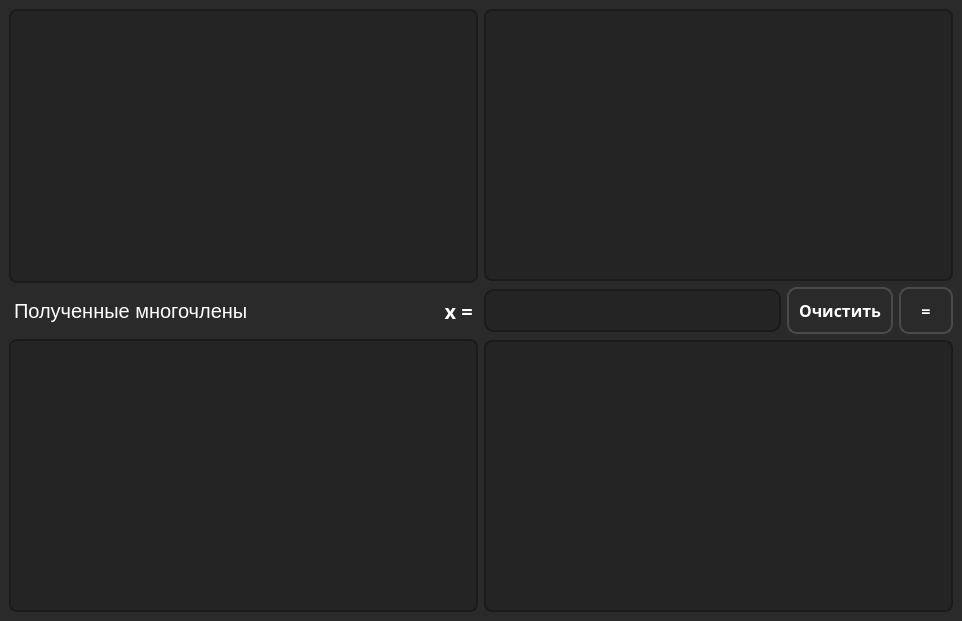
<?xml version="1.0" encoding="UTF-8"?>
<ui version="4.0">
 <class>MainWindow</class>
 <widget class="QMainWindow" name="MainWindow">
  <property name="geometry">
   <rect>
    <x>0</x>
    <y>0</y>
    <width>962</width>
    <height>621</height>
   </rect>
  </property>
  <property name="windowTitle">
   <string>Калькулятор многочленов</string>
  </property>
  <property name="styleSheet">
   <string notr="true">QPushButton {
color: white;
background-color: #383838;
border: 2px solid #4a4a4a;
border-radius: 10px;
}

QPushButton:hover {
	background-color: #646464;
    border: 2px solid #828282;
}

QPushButton:pressed {
    background-color: #828282;
    border: 4px solid #AAAAAA;
}

QMainWindow, QWidget {
background-color: #2a2a2a;
}

QPlainTextEdit, QLineEdit, QTextEdit {
background-color: #242424;
color: white;
border: 2px solid #1b1b1b;
border-radius: 8px;
selection-background-color: gray;
padding: 10px;
}

QPlainTextEdit:focus, QLineEdit:focus, QTextEdit:focus {
    background-color: #1b1b1b;
}

QLabel {
	color: white;
    font-family: &quot;bahnschrift semibold&quot;, &quot;segoe ui&quot;;
    font-size: 20px;
}



QScrollBar:vertical {   
     border: 1px solid #191919; 
     background:white; 
     width:18px; 
     margin: 0px 0px 0px 0px; 
 border-radius: 10px;
 } 

 QScrollBar::handle:vertical { 
     background: #323232;
     min-height: 0px; 
	 border-radius: 10px;
 } 

 QScrollBar::handle:pressed {
	background-color: gray;
}

 QScrollBar::add-line:vertical { 
     height: 0px; 
 border-radius: 10px;
    background: #323232;
     subcontrol-position: bottom; 
     subcontrol-origin: margin; 
 } 

 QScrollBar::sub-line:vertical { 
     border-radius: 10px;
    background: #323232;
     height: 0 px; 
     subcontrol-position: top; 
     subcontrol-origin: margin; 
 } 

QScrollBar::sub-page:vertical, QScrollBar::add-page:vertical{
	background-color: black;
 border-radius: 10px;
}</string>
  </property>
  <widget class="QWidget" name="centralwidget">
   <layout class="QHBoxLayout" name="horizontalLayout">
    <item>
     <layout class="QVBoxLayout" name="verticalLayout_3">
      <item>
       <widget class="QPlainTextEdit" name="polynomsPlanTextEdit">
        <property name="font">
         <font>
          <family>Cascadia Mono</family>
          <pointsize>14</pointsize>
         </font>
        </property>
       </widget>
      </item>
      <item>
       <layout class="QHBoxLayout" name="horizontalLayout_3">
        <item>
         <widget class="QLabel" name="label_2">
          <property name="styleSheet">
           <string notr="true">color: white;
margin: 10px;
margin-left: -6px;</string>
          </property>
          <property name="text">
           <string>Полученные многочлены</string>
          </property>
         </widget>
        </item>
        <item>
         <widget class="QLabel" name="label">
          <property name="font">
           <font>
            <family>bahnschrift semibold</family>
            <pointsize>-1</pointsize>
            <weight>75</weight>
            <bold>true</bold>
           </font>
          </property>
          <property name="layoutDirection">
           <enum>Qt::LeftToRight</enum>
          </property>
          <property name="styleSheet">
           <string notr="true">color: white;</string>
          </property>
          <property name="text">
           <string>x = </string>
          </property>
          <property name="alignment">
           <set>Qt::AlignRight|Qt::AlignTrailing|Qt::AlignVCenter</set>
          </property>
         </widget>
        </item>
       </layout>
      </item>
      <item>
       <widget class="QPlainTextEdit" name="donePolynomsPlanTextEdit">
        <property name="font">
         <font>
          <family>Cascadia Mono</family>
          <pointsize>14</pointsize>
         </font>
        </property>
       </widget>
      </item>
     </layout>
    </item>
    <item>
     <layout class="QVBoxLayout" name="verticalLayout">
      <item>
       <widget class="QTextEdit" name="inputExpressionTextEdit">
        <property name="font">
         <font>
          <family>Cascadia Mono</family>
          <pointsize>14</pointsize>
         </font>
        </property>
       </widget>
      </item>
      <item>
       <layout class="QHBoxLayout" name="horizontalLayout_2">
        <item>
         <widget class="QLineEdit" name="exEqualsLineEdit">
          <property name="font">
           <font>
            <family>Cascadia Mono</family>
            <pointsize>14</pointsize>
            <weight>50</weight>
            <bold>false</bold>
           </font>
          </property>
          <property name="styleSheet">
           <string notr="true">border-radius: 10px;
padding: 5px</string>
          </property>
         </widget>
        </item>
        <item>
         <widget class="QPushButton" name="clearPushButton">
          <property name="font">
           <font>
            <family>Bahnschrift SemiBold</family>
            <pointsize>12</pointsize>
            <weight>75</weight>
            <bold>true</bold>
           </font>
          </property>
          <property name="styleSheet">
           <string notr="true">padding: 10px;</string>
          </property>
          <property name="text">
           <string>Очистить</string>
          </property>
         </widget>
        </item>
        <item>
         <widget class="QPushButton" name="solveEquationPushButton">
          <property name="font">
           <font>
            <family>Bahnschrift SemiBold</family>
            <pointsize>12</pointsize>
            <weight>75</weight>
            <bold>true</bold>
           </font>
          </property>
          <property name="toolTip">
           <string extracomment="Получить значение выражения"/>
          </property>
          <property name="autoFillBackground">
           <bool>false</bool>
          </property>
          <property name="styleSheet">
           <string notr="true">padding:10px;
padding-left: 20px;
padding-right: 20px;</string>
          </property>
          <property name="text">
           <string>=</string>
          </property>
         </widget>
        </item>
       </layout>
      </item>
      <item>
       <widget class="QPlainTextEdit" name="resultTextEdit">
        <property name="font">
         <font>
          <family>Cascadia Mono</family>
          <pointsize>14</pointsize>
          <weight>50</weight>
          <bold>false</bold>
         </font>
        </property>
        <property name="styleSheet">
         <string notr="true"/>
        </property>
        <property name="readOnly">
         <bool>true</bool>
        </property>
       </widget>
      </item>
     </layout>
    </item>
   </layout>
  </widget>
 </widget>
 <resources/>
 <connections/>
</ui>
